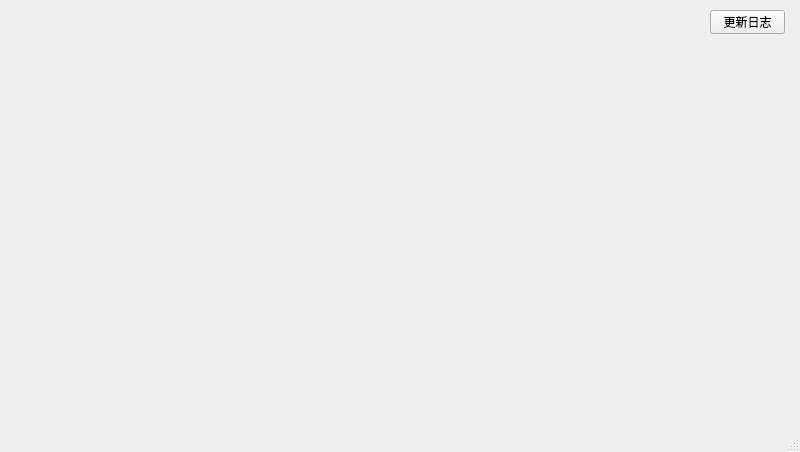
<?xml version="1.0" encoding="UTF-8"?>
<ui version="4.0">
 <class>MainWindow</class>
 <widget class="QMainWindow" name="MainWindow">
  <property name="geometry">
   <rect>
    <x>0</x>
    <y>0</y>
    <width>800</width>
    <height>452</height>
   </rect>
  </property>
  <property name="windowTitle">
   <string>MainWindow</string>
  </property>
  <widget class="QWidget" name="centralwidget">
   <widget class="QPushButton" name="pushButton">
    <property name="geometry">
     <rect>
      <x>710</x>
      <y>10</y>
      <width>75</width>
      <height>24</height>
     </rect>
    </property>
    <property name="text">
     <string>更新日志</string>
    </property>
   </widget>
  </widget>
  <widget class="QMenuBar" name="menubar">
   <property name="geometry">
    <rect>
     <x>0</x>
     <y>0</y>
     <width>800</width>
     <height>22</height>
    </rect>
   </property>
  </widget>
  <widget class="QStatusBar" name="statusbar"/>
 </widget>
 <resources/>
 <connections/>
</ui>
